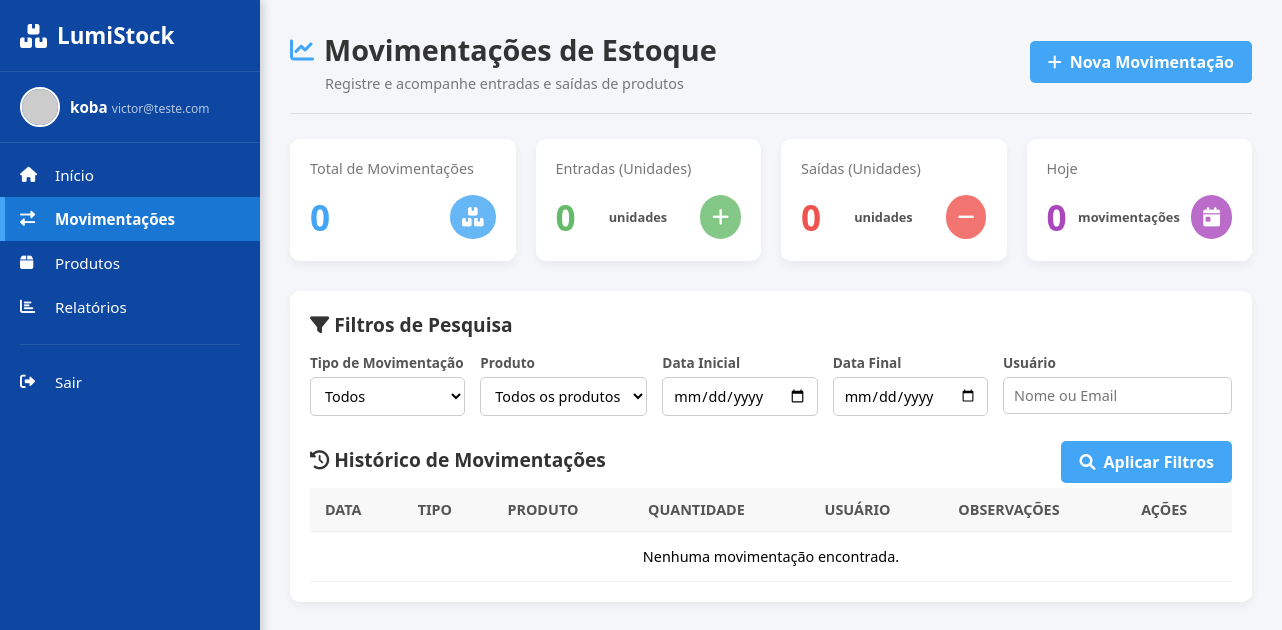
The page /php/movimentacoes.php (signed in) on the database as committed earlier.
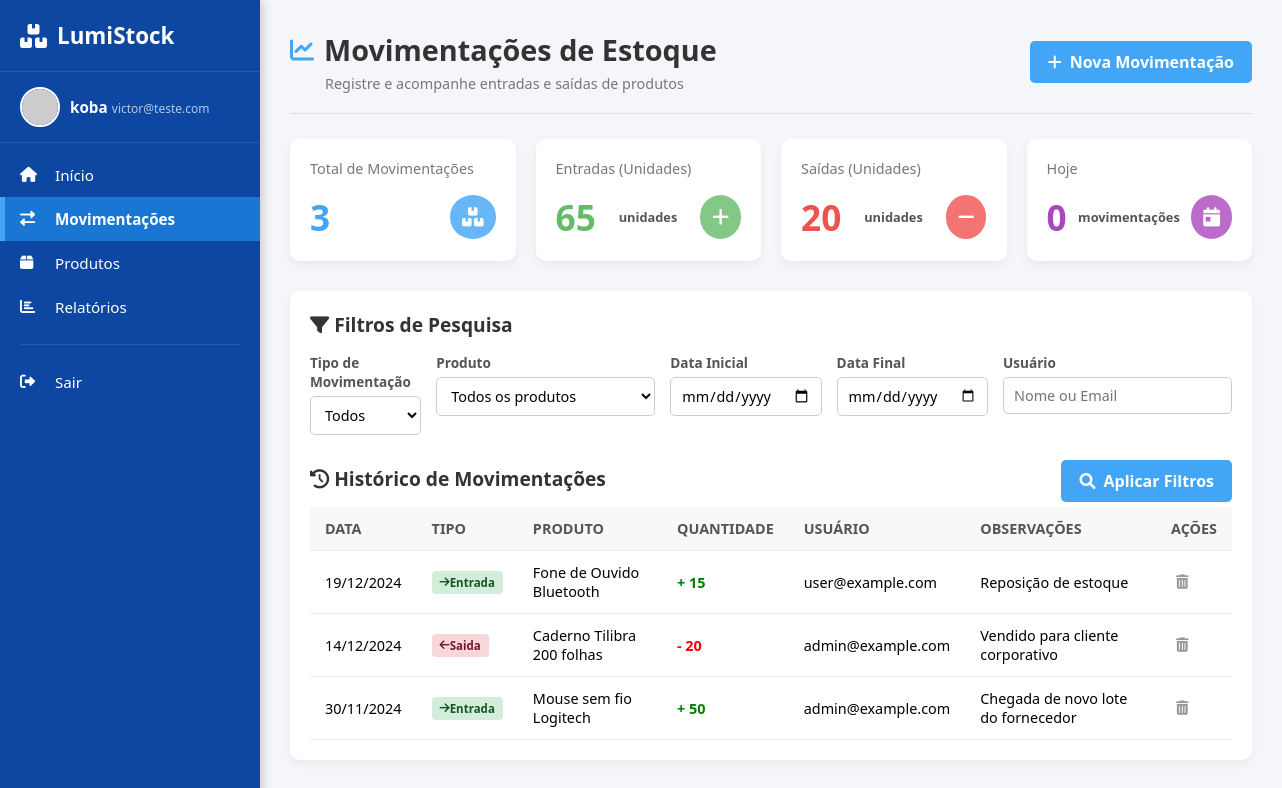
The same page on the database as committed later.
### tables this page shows
CREATE TABLE `movimentacoes` (
  `id` int(11) NOT NULL,
  `data_movimentacao` date NOT NULL,
  `tipo` enum('entrada','saida') NOT NULL,
  `produto_id` int(11) NOT NULL,
  `quantidade` int(11) NOT NULL,
  `usuario_email` varchar(100) NOT NULL,
  `observacoes` text DEFAULT NULL,
  `created_at` timestamp NOT NULL DEFAULT current_timestamp()
);

CREATE TABLE `produtos` (
  `id` int(11) NOT NULL,
  `imagem` blob NOT NULL,
  `sku` varchar(50) NOT NULL,
  `descricao` varchar(500) NOT NULL,
  `nome` varchar(150) NOT NULL,
  `categoria` varchar(100) NOT NULL,
  `quantidade` int(11) NOT NULL DEFAULT 0,
  `preco` float NOT NULL,
  `data_cadastro` date NOT NULL DEFAULT curdate()
);

### php/movimentacoes.php (the view, shortened to what this page needs)
<?php
require_once 'conexao.php';
$usuario_logado = $_SESSION['nome'];
$email_logado = $_SESSION['email'];
$filtro_data_inicial = isset($_GET['dataInicial']) ? $conexao->real_escape_string($_GET['dataInicial']) : '';
$filtro_data_final = isset($_GET['dataFinal']) ? $conexao->real_escape_string($_GET['dataFinal']) : '';
$filtro_usuario = isset($_GET['usuario']) ? $conexao->real_escape_string($_GET['usuario']) : '';
$total_movimentacoes = 0;
$total_entradas_qnt = 0;
$total_saidas_qnt = 0;
$movimentacoes_hoje = 0;
$sql_summary = "SELECT
                    COUNT(id) AS total_movs,
                    SUM(CASE WHEN tipo = 'entrada' THEN quantidade ELSE 0 END) AS total_entradas_qnt,
                    SUM(CASE WHEN tipo = 'saida' THEN quantidade ELSE 0 END) AS total_saidas_qnt,
                    SUM(CASE WHEN DATE(data_movimentacao) = CURDATE() THEN 1 ELSE 0 END) AS movs_hoje
                FROM movimentacoes";
if ($result_summary = $conexao->query($sql_summary)) {
    $summary_data = $result_summary->fetch_assoc();
    $total_movimentacoes = (int)$summary_data['total_movs'];
    $total_entradas_qnt = (int)$summary_data['total_entradas_qnt'];
    $total_saidas_qnt = (int)$summary_data['total_saidas_qnt'];
    $movimentacoes_hoje = (int)$summary_data['movs_hoje'];
}
$movimentacoes = [];
$sql_historico = "SELECT
                        m.data_movimentacao,
                        m.tipo,
                        p.nome AS nome_produto,
                        m.quantidade,
                        m.usuario_email,
                        m.observacoes,
                        m.id AS id_movimentacao
                    FROM movimentacoes m
                    JOIN produtos p ON m.produto_id = p.id";
$sql_historico .= " ORDER BY m.data_movimentacao DESC";
if ($result_historico = $conexao->query($sql_historico)) {
    while ($row = $result_historico->fetch_assoc()) {
        $movimentacoes[] = $row;
    }
}
?>
<!DOCTYPE html>
<html lang="pt-BR">
<head>
    <link rel="stylesheet" href="https://cdnjs.cloudflare.com/ajax/libs/font-awesome/6.0.0-beta3/css/all.min.css">
    <link rel="stylesheet" href="../css/movimentacao.css">
</head>
<body>
    <aside class="sidebar">
        <div class="sidebar-header">
            <i class="fas fa-boxes logo-icon"></i>
            <span class="logo-text">LumiStock</span>
        </div>
        <div class="user-info">
            <img src="https://via.placeholder.com/40" alt="Avatar" class="user-avatar">
            <div class="user-details">
                <span class="user-name"><?php echo htmlspecialchars($usuario_logado); ?></span>
                <span class="user-email"><?php echo htmlspecialchars($email_logado); ?></span>
            </div>
        </div>
        <nav class="sidebar-nav">
            <ul>
                <li><a href="#"><i class="fas fa-home"></i> Início</a></li>
                <li class="active"><a href="movimentacoes.php"><i class="fas fa-exchange-alt"></i> Movimentações</a></li>
                <li><a href="#"><i class="fas fa-box"></i> Produtos</a></li>
                <li><a href="#"><i class="fas fa-chart-bar"></i> Relatórios</a></li>
                <hr>
                <li><a href="#"><i class="fas fa-sign-out-alt"></i> Sair</a></li>
            </ul>
        </nav>
    </aside>
    <main class="main-content">
        <header class="page-header">
            <div class="header-content">
                <div class="page-title-group">
                    <i class="fas fa-chart-line title-icon"></i>
                    <h2>Movimentações de Estoque</h2>
                </div>
                <p class="page-subtitle">Registre e acompanhe entradas e saídas de produtos</p>
            </div>
            <button class="btn-primary" id="openModalBtn">
                <i class="fas fa-plus"></i> Nova Movimentação
            </button>
        </header>
        <section class="summary-cards">
            <div class="card card-total">
                <span class="card-title">Total de Movimentações</span>
                <div class="card-value-container">
                    <span class="card-value"><?php echo number_format($total_movimentacoes, 0, ',', '.'); ?></span>
                    <i class="fas fa-boxes card-icon"></i>
                </div>
            </div>
            <div class="card card-entrada">
                <span class="card-title">Entradas (Unidades)</span>
                <div class="card-value-container">
                    <span class="card-value">
                        <?php echo number_format($total_entradas_qnt, 0, ',', '.'); ?>
                    </span>
                    <span class="card-subtitle">unidades</span>
                    <i class="fas fa-plus card-icon"></i>
                </div>
            </div>
            <div class="card card-saida">
                <span class="card-title">Saídas (Unidades)</span>
                <div class="card-value-container">
                    <span class="card-value">
                        <?php echo number_format($total_saidas_qnt, 0, ',', '.'); ?>
                    </span>
                    <span class="card-subtitle">unidades</span>
                    <i class="fas fa-minus card-icon"></i>
                </div>
            </div>
            <div class="card card-hoje">
                <span class="card-title">Hoje</span>
                <div class="card-value-container">
                    <span class="card-value"><?php echo number_format($movimentacoes_hoje, 0, ',', '.'); ?></span>
                    <span class="card-subtitle">movimentações</span>
                    <i class="fas fa-calendar-day card-icon"></i>
                </div>
            </div>
        </section>
        <section class="dashboard-section">
            <form method="GET" action="movimentacoes.php" class="filter-area">
                <h3><i class="fas fa-filter"></i> Filtros de Pesquisa</h3>
                <div class="filter-grid">
                    <div class="filter-group">
                        <label for="tipoMov">Tipo de Movimentação</label>
                        <select id="tipoMov" name="tipoMov">
                            <option value="">Todos</option>
                        </select>
                    </div>
                    <div class="filter-group">
                        <label for="produto">Produto</label>
                        <select id="produto" name="produto">
                            <option value="">Todos os produtos</option>
                        </select>
                    </div>
                    <div class="filter-group">
                        <label for="dataInicial">Data Inicial</label>
                        <input type="date" id="dataInicial" name="dataInicial" value="<?php echo htmlspecialchars($filtro_data_inicial); ?>">
                    </div>
                    <div class="filter-group">
                        <label for="dataFinal">Data Final</label>
                        <input type="date" id="dataFinal" name="dataFinal" value="<?php echo htmlspecialchars($filtro_data_final); ?>">
                    </div>
                    <div class="filter-group">
                        <label for="usuario">Usuário</label>
                        <input type="text" id="usuario" name="usuario" placeholder="Nome ou Email" value="<?php echo htmlspecialchars($filtro_usuario); ?>">
                    </div>
                </div>
                <button type="submit" class="btn-primary filter-btn"><i class="fas fa-search"></i> Aplicar Filtros</button>
            </form>
            <div class="history-table">
                <h3><i class="fas fa-history"></i> Histórico de Movimentações</h3>
                <table>
                    <thead>
                        <tr>
                            <th>Data</th>
                            <th>Tipo</th>
                            <th>Produto</th>
                            <th>Quantidade</th>
                            <th>Usuário</th>
                            <th>Observações</th>
                            <th>Ações</th>
                        </tr>
                    </thead>
                    <tbody>
                        <?php if (!empty($movimentacoes)): ?>
                            <?php foreach ($movimentacoes as $mov):
                                $tipo = strtolower($mov['tipo']);
                                $data_formatada = date('d/m/Y', strtotime($mov['data_movimentacao']));
                                $badge_class = ($tipo == 'entrada') ? 'badge-entrada' : 'badge-saida';
                                $qnt_class = ($tipo == 'entrada') ? 'qnt-entrada' : 'qnt-saida';
                                $icon = ($tipo == 'entrada') ? 'fas fa-arrow-right' : 'fas fa-arrow-left';
                            ?>
                                <tr>
                                    <td data-label="Data"><?php echo $data_formatada; ?></td>
                                    <td data-label="Tipo" class="type-<?php echo $tipo; ?>">
                                        <span class="badge <?php echo $badge_class; ?>">
                                            <i class="<?php echo $icon; ?>"></i>
                                            <?php echo ucfirst($tipo); ?>
                                        </span>
                                    </td>
                                    <td data-label="Produto"><?php echo htmlspecialchars($mov['nome_produto']); ?></td>
                                    <td data-label="Quantidade" class="<?php echo $qnt_class; ?>">
                                        <?php echo number_format($mov['quantidade'], 0, ',', '.'); ?>
                                    </td>
                                    <td data-label="Usuário"><?php echo htmlspecialchars($mov['usuario_email']); ?></td>
                                    <td data-label="Observações"><?php echo htmlspecialchars($mov['observacoes']); ?></td>
                                    <td data-label="Ações">
                                        <button class="btn-icon delete-btn"
                                                data-id="<?php echo $mov['id_movimentacao']; ?>">
                                            <i class="fas fa-trash-alt"></i>
                                        </button>
                                    </td>
                                </tr>
                            <?php endforeach; ?>
                        <?php else: ?>
                            <tr>
                                <td colspan="7" style="text-align: center; padding: 15px;">Nenhuma movimentação encontrada.</td>
                            </tr>
                        <?php endif; ?>
                    </tbody>
                </table>
            </div>
        </section>
    </main>
</body>
</html>

### php/movimentacoes.php (style rules this page uses)
.badge-entrada { background-color: #d4edda; color: #155724; padding: 4px 8px; border-radius: 4px; font-size: 0.8em; }
.badge-saida { background-color: #f8d7da; color: #721c24; padding: 4px 8px; border-radius: 4px; font-size: 0.8em; }
.qnt-entrada { color: green; font-weight: bold; }
.qnt-saida { color: red; font-weight: bold; }

Rows that differ between the two databases and show on the page:
added movimentacoes: data_movimentacao "19/12/2024", tipo "Entrada", produto.nome "Fone de Ouvido Bluetooth", quantidade "15", usuario_email "user@example.com", observacoes "Reposição de estoque"
added movimentacoes: data_movimentacao "14/12/2024", tipo "Saida", produto.nome "Caderno Tilibra 200 folhas", quantidade "20", usuario_email "admin@example.com", observacoes "Vendido para cliente corporativo"
added movimentacoes: data_movimentacao "30/11/2024", tipo "Entrada", produto.nome "Mouse sem fio Logitech", quantidade "50", usuario_email "admin@example.com", observacoes "Chegada de novo lote do fornecedor"
Other text that changed with them:
$total_movimentacoes: "0" → "3"
$total_entradas_qnt: "0" → "65"
$total_saidas_qnt: "0" → "20"
text no longer shown: "Nenhuma movimentação encontrada."
